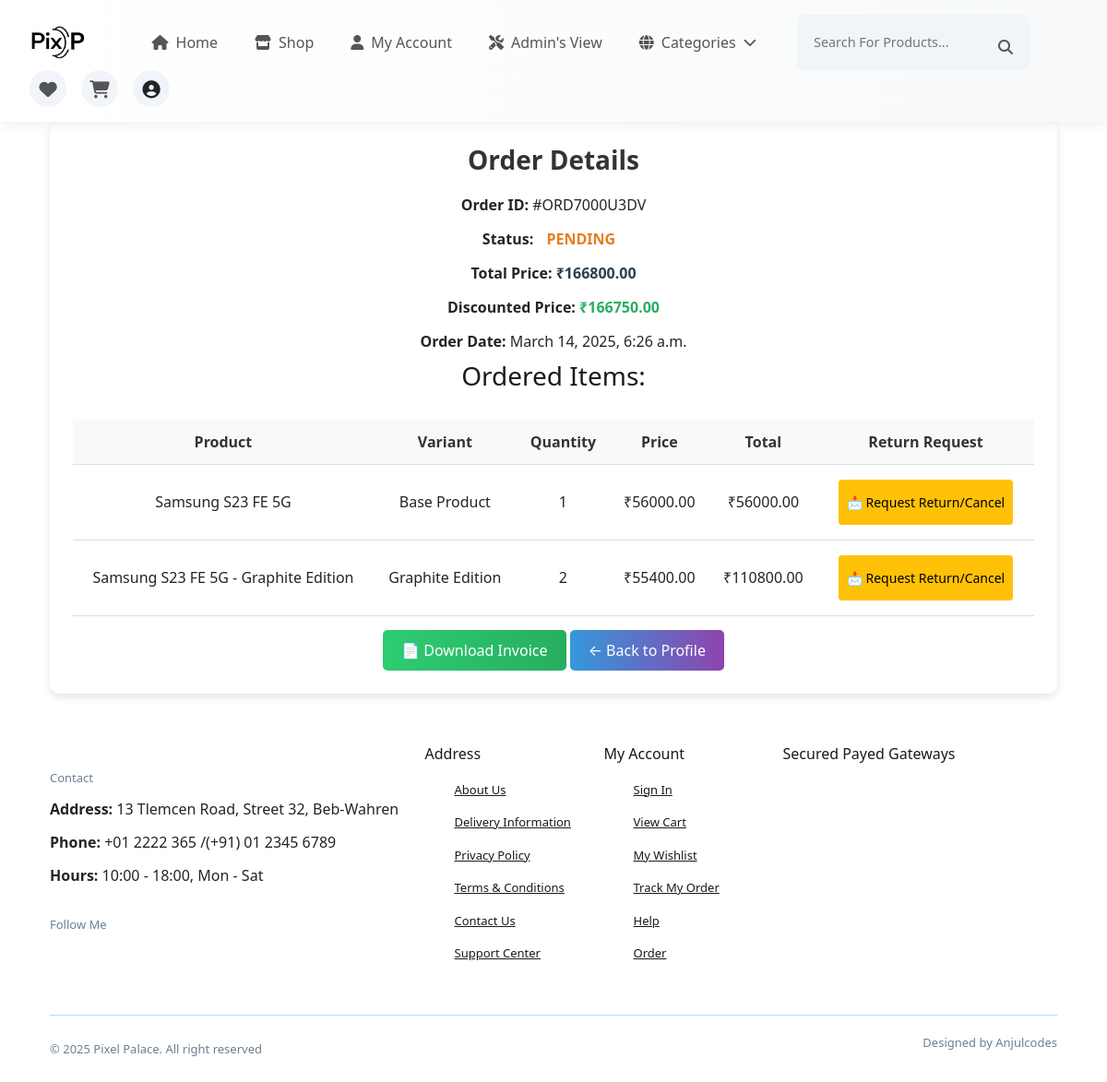
Screenshot of /order/details/2/ (signed in) with the database file from the repository.
### order/models.py (models this page shows, shortened)
class Order(models.Model):
    STATUS_CHOICES = [
        ('PENDING', 'Pending'),
        ('PROCESSING', 'Processing'),
        ('SHIPPED', 'Shipped'),
        ('DELIVERED', 'Delivered'),
        ('CANCELLED', 'Cancelled'),
        ("RETURN_REQUESTED", "Return Requested"),
        ("RETURN_APPROVED", "Return Approved"),
    ]
    user = models.ForeignKey(User, on_delete=models.CASCADE)
    total_price = models.DecimalField(max_digits=10, decimal_places=2, default=0.00)
    discounted_price = models.DecimalField(max_digits=10, decimal_places=2, default=0.00)
    status = models.CharField(max_length=20, choices=STATUS_CHOICES, default='PENDING')
    is_active = models.BooleanField(default=True)
    created_at = models.DateTimeField(auto_now_add=True)
    updated_at = models.DateTimeField(auto_now=True)
    order_unique_id = models.CharField(max_length=20, unique=True, blank=True, null=True)
    reason = models.TextField(blank=True, null=True)  # New field

class OrderItem(models.Model):
    order = models.ForeignKey(Order, related_name='order_items', on_delete=models.CASCADE)
    product = models.ForeignKey(Product, on_delete=models.CASCADE, null=True, blank=True)
    quantity = models.PositiveIntegerField(default=1)
    product_variant = models.ForeignKey(ProductVariant, on_delete=models.CASCADE, null=True, blank=True)
    return_requested = models.BooleanField(default=False)  # New field
    return_approved = models.BooleanField(default=False)  # New field
    reason = models.TextField(null=True, blank=True)  # New field for return reason
    def get_total_price(self):
        if self.product_variant:
            return self.quantity * self.product_variant.price
        return self.quantity * self.product.price

### myapp/models.py (models this page shows, shortened)
class Product(models.Model):
    name = models.CharField(max_length=50)
    price = models.DecimalField(default=0,decimal_places=2,max_digits=10,null=True, blank=True)
    price_initial = models.DecimalField(default=0,decimal_places=2,max_digits=10)
    category = models.ForeignKey(Category,on_delete=models.CASCADE,default =1)
    description = models.TextField(default='', blank=True, null=True)
    image =models.ImageField(upload_to='uploads/product/', max_length=255,null=True, blank=True)
    is_popular = models.BooleanField(default =False)
    is_featured = models.BooleanField(default =False)
    is_sale = models.BooleanField(default =False)
    sale_price =  models.DecimalField(default=0,decimal_places=2,max_digits=10)
    date = models.DateField(default = datetime.datetime.today)
    rating = models.DecimalField(max_digits=2, decimal_places=1, default=3)
    is_blocked = models.BooleanField(default = False)
    stock_quantity = models.IntegerField(default=10)
    base_product_detail = models.CharField(max_length=255,null=True, blank=True)
    objects = ProductManager()

class ProductVariant(models.Model):
    product = models.ForeignKey(Product, on_delete=models.CASCADE, related_name="variants")
    name = models.CharField(max_length=100)
    price = models.DecimalField(default=0, decimal_places=2, max_digits=10)
    price_initial = models.DecimalField(default=0, decimal_places=2, max_digits=10, null=True, blank=True)  # Editable if needed
    color = models.CharField(max_length=50, null=True, blank=True)
    size = models.CharField(max_length=50, null=True, blank=True)
    stock_quantity = models.IntegerField(default=10)
    image = models.ImageField(upload_to='uploads/product_variants/', null=True, blank=True)

### order/views.py (the view)
# urls.py: path('details/<int:order_id>/',views.order_detail,name="order_detail"),
@custom_login_required
def order_detail(request, order_id):
    order = get_object_or_404(Order, id=order_id, user=request.user)
    order_items = OrderItem.objects.filter(order=order)
    context = {
        'order': order,
        'order_items': order_items
    }
    return render(request, 'order_detail.html', context)

### cart/context_processors.py (called while the page is built)
def cart_item_count(request):
    if request.user.is_authenticated:
        cart, created = Cart.objects.get_or_create(user=request.user)
        count = cart.cart_items.count()  # Count total items in the cart
    else:
        count = 0  # If user is not logged in, set count to 0
    return {'cart_count': count}

def wishlist_item_count(request):
    if request.user.is_authenticated:
        wishlist, created = Wishlist.objects.get_or_create(user=request.user)
        count = wishlist.items.count()  # Use 'items' from related_name in WishlistItem
    else:
        count = 0  # No wishlist items if user is not logged in
    return {'wishlist_count': count}

### templates/order_detail.html (shortened to what this page needs)
{% extends 'base.html' %}
{% load static %}
{% block extra_css %}
<link href="{% static 'css/styles.css' %}" rel="stylesheet" />
<link href="{% static 'css/order_detail.css' %}" rel="stylesheet" />
<link href="https://cdn.jsdelivr.net/npm/bootstrap@5.1.3/dist/css/bootstrap.min.css" rel="stylesheet">
{% endblock %}
{% block content %}
<div class="container">
    <div class="order-card">
        <h2 class="order-title">Order Details</h2>
        <div class="order-info">
            <p><strong>Order ID:</strong> #{{ order.order_unique_id }}</p>
            <p><strong>Status:</strong> <span class="status {{ order.status|lower }}">{{ order.status }}</span></p>
            <p><strong>Total Price:</strong> <span class="price">₹{{ order.total_price }}</span></p>
            <p><strong>Discounted Price:</strong> <span class="discount">₹{{ order.discounted_price }}</span></p>
            <p><strong>Order Date:</strong> {{ order.created_at }}</p>
        </div>
        <h3 class="order-items-title">Ordered Items:</h3>
        <div class="table-responsive">
            <table class="order-table">
                <thead>
                    <tr>
                        <th>Product</th>
                        <th>Variant</th>
                        <th>Quantity</th>
                        <th>Price</th>
                        <th>Total</th>
                        {% if order.status not in "return_requested cancel_requested return_approved cancel_approved" %}
                        <th>Return Request</th>
                        {% endif %}
                    </tr>
                </thead>
                <tbody>
                    {% for item in order_items %}
                    <tr>
                        <td>
                            {% if item.product_variant %}
                            {{ item.product_variant.product.name }} - {{ item.product_variant.name }}
                            {% else %}
                            {{ item.product.name }}
                            {% endif %}
                        </td>
                        <td>
                            {% if item.product_variant %}
                            {{ item.product_variant.name }}
                            {% else %}
                            Base Product
                            {% endif %}
                        </td>
                        <td>{{ item.quantity }}</td>
                        <td>
                            ₹{% if item.product_variant %}{{ item.product_variant.price }}{% else %}{{ item.product.price }}{% endif %}
                        </td>
                        <td>₹{{ item.get_total_price }}</td>
                        {% if order.status not in "return_requested cancel_requested return_approved cancel_approved" %}
                        <td>
                            {% if item.return_approved %}
                            <span class="badge bg-success">✅ Return/Cancel Approved</span>
                            {% elif item.return_requested %}
                            <span class="badge bg-warning text-dark">🔄 Return/Cancel Requested</span>
                            {% else %}
                            <button type="button" class="btn btn-warning btn-sm" data-bs-toggle="modal"
                                data-bs-target="#returnModal-{{ item.id }}">
                                📩 Request Return/Cancel
                            </button>
                            {% endif %}
                        </td>
                        {% endif %}
                    </tr>
                    {% endfor %}
                </tbody>
            </table>
        </div>
        <a href="{% url 'generate_invoice_pdf' order.id %}" class="btn-invoice">📄 Download Invoice</a>
        <a href="{% url 'profile_view' %}" class="btn-back">← Back to Profile</a>
    </div>
</div>
{% endblock %}

### static/css/styles.css (style rules this page uses)
:root { --header-height: 4rem; --first-color: hsl(210, 100%, 50%); --first-color-alt: hsl(200, 100%, 80%); --second-color: hsl(35, 100%, 50%); --title-color: hsl(0, 0%, 10%); --text-color: hsl(210, 10%, 30%); --text-color-light: hsl(210, 15%, 50%); --body-color: hsl(0, 0%, 100%); --container-color: hsl(210, 20%, 95%); --border-color: hsl(210, 50%, 90%); --border-color-alt: hsl(200, 89%, 82%); --body-font: "Lato", sans-serif; --second-font: "League Spartan" sans-serif; --big-font-size: 3.5rem; --h1-font-size: 2.75rem; --h2-font-size: 2rem; --h3-font-size: 1.75rem; --h4-font-size: 1.375rem; --large-font-size: 1.125rem; --normal-font-size: 1rem; --small-font-size: 0.875rem; --smaller-font-size: 0.75rem; --tiny-font-size: 0.6875rem; --weight-400: 400; --weight-500: 500; --weight-600: 600; --weight-700: 700; --transition: cubic-bezier(0, 0, 0.05, 1); }
@media screen and (max-width: 1200px) { :root { --big-font-size: 2.25rem; --h1-font-size: 2rem; --h2-font-size: 1.375rem; --h3-font-size: 1.25rem; --h4-font-size: 1.125rem; --large-font-size: 1rem; --normal-font-size: 0.9375rem; --small-font-size: 0.8125rem; --smaller-font-size: 0.6875rem; --tiny-font-size: 0.625rem; } }
* { margin: 0; padding: 0; box-sizing: border-box; }
html { scroll-behavior: smooth; }
input, textarea, body { color: var(--text-color); font-family: var(--body-font); font-size: var(--normal-font-size); font-weight: var(--weight-400); }
body { background-color: var(--body-color); }
h1, h2, h3, h4 { font-family: var(--second-font); color: var(--title-color); font-weight: var(--weight-600); }
a { text-decoration: none; }
p { line-height: 2rem; }
button, textarea, input { background-color: transparent; border: none; outline: none; }
table { width: 100%; border-collapse: collapse; }
.container { max-width: 1320px; margin-inline: auto; padding-inline: 0.75rem; }
.btn { background-color: var(--first-color); color: var(--body-color); height: 49px; line-height: 43px; font-family: var(--second-font); font-size: var(--small-font-size); font-weight: var(--weight-700); border-radius: 0.25rem; -webkit-border-radius: 0.25rem; -moz-border-radius: 0.25rem; -ms-border-radius: 0.25rem; -o-border-radius: 0.25rem; transition: all 0.4s var(--transition); -webkit-transition: all 0.4s var(--transition); -moz-transition: all 0.4s var(--transition); -ms-transition: all 0.4s var(--transition); -o-transition: all 0.4s var(--transition); }
.btn { display: flex; align-items: center; justify-content: center; text-align: center; margin :4px; border: 2px solid var(--first-color); background-color: var(--first-color); border: 2px solid var(--first-color); color: var(--body-color); padding: 12px 20px; font-size: 16px; font-weight: bold; border-radius: 5px; cursor: pointer; transition: background-color 0.3s; }
@media screen and (max-width: 1400px) { .container { max-width: 1140px; } }
@media screen and (max-width: 1200px) { .container { max-width: 960px; } }

### static/css/order_detail.css (style rules this page uses)
.order-card { background: #fff; padding: 25px; border-radius: 10px; box-shadow: 0 4px 10px rgba(0, 0, 0, 0.1); text-align: center; }
.order-title { font-size: 28px; font-weight: bold; color: #333; margin-bottom: 15px; }
.order-info p { font-size: 16px; margin: 5px 0; }
.status { font-weight: bold; padding: 5px 10px; border-radius: 5px; }
.status.pending { color: #e67e22; }
.price { font-weight: bold; color: #2c3e50; }
.discount { font-weight: bold; color: #27ae60; }
.table-responsive { overflow-x: auto; margin-top: 20px; }
.order-table { width: 100%; border-collapse: collapse; margin-top: 10px; }
.order-table th, .order-table td { padding: 12px; text-align: center; border-bottom: 1px solid #ddd; }
.order-table th { background: #f8f9fa; color: #333; }
.btn-invoice { display: inline-block; margin-top: 15px; padding: 10px 20px; background: linear-gradient(to right, #2ecc71, #27ae60); color: #fff; text-decoration: none; font-size: 16px; border-radius: 5px; transition: 0.3s ease-in-out; }
.btn-back { display: inline-block; margin-top: 15px; padding: 10px 20px; background: linear-gradient(to right, #3498db, #8e44ad); color: #fff; text-decoration: none; font-size: 16px; border-radius: 5px; transition: 0.3s ease-in-out; }

### templates/base.html (style rules this page uses)
p { margin-bottom: 0rem; }

### templates/navbar.html (style rules this page uses)
html { scroll-behavior: smooth; }

### rows the page displays
Order: order_unique_id "ORD7000U3DV", status "PENDING", total_price "166800.00", discounted_price "166750.00", created_at "March 14, 2025, 6:26 a.m."
OrderItem: product.name "Samsung S23 FE 5G", shows "Base Product", quantity "1", product.price "56000.00", get_total_price "56000.00"
OrderItem: product_variant.product.name "Samsung S23 FE 5G", product_variant.name "Graphite Edition", quantity "2", product_variant.price "55400.00", get_total_price "110800.00"
